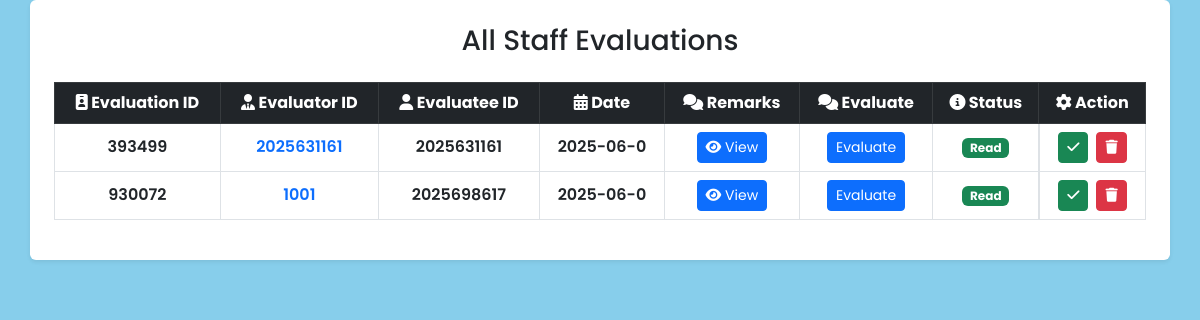
The app's page /admin/view_evaluate.php, older data.
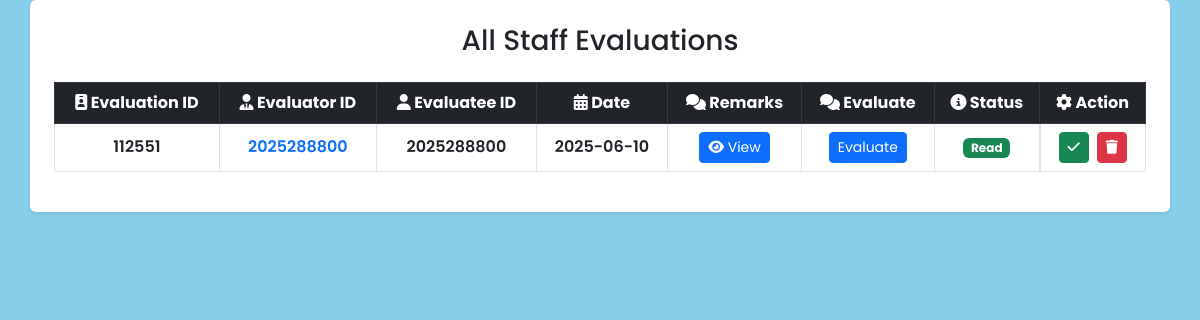
The same page, newer data.
### tables this page shows
CREATE TABLE `performance` (
  `performID` int(15) NOT NULL,
  `evaluatorID` int(10) NOT NULL,
  `evaluateeID` int(10) NOT NULL,
  `evaluateDate` varchar(15) NOT NULL,
  `remarks` text NOT NULL,
  `status` varchar(15) NOT NULL
);

### admin/view_evaluate.php (the view, shortened to what this page needs)
<?php
include('../config/database.php');
?>
<!DOCTYPE html>
<html lang="en">
<head>
    <link rel="stylesheet" href="https://cdnjs.cloudflare.com/ajax/libs/font-awesome/6.5.0/css/all.min.css"
 />
  <link href="https://cdn.lineicons.com/4.0/lineicons.css" rel="stylesheet" />
  <link href="https://cdn.jsdelivr.net/npm/bootstrap@5.3.0-alpha3/dist/css/bootstrap.min.css" rel="stylesheet"
>
  <link rel="stylesheet" href="https://cdn.datatables.net/2.3.2/css/dataTables.bootstrap5.min.css">
  <link rel="stylesheet" href="../css/view_staff.css">
</head>
<body>
<div class="container bg-white p-4 rounded shadow-sm">
    <h3 class="mb-4 text-center">All Staff Evaluations</h3>
    <div class="table-responsive">
        <table class="table table-bordered table-hover align-middle text-center" id="dataTable">
            <thead class="table-dark">
                <tr>
                    <th><i class="fa-solid fa-id-badge"></i> Evaluation ID</th>
                    <th><i class="fa-solid fa-user-tie"></i> Evaluator ID</th>
                    <th><i class="fa-solid fa-user"></i> Evaluatee ID</th>
                    <th><i class="fa-solid fa-calendar-days"></i> Date</th>
                    <th><i class="fa-solid fa-comments"></i> Remarks</th>
                    <th><i class="fa-solid fa-comments"></i> Evaluate</th>
                    <th><i class="fa-solid fa-circle-info"></i> Status</th>
                    <th><i class="fa-solid fa-gear"></i> Action</th>
                </tr>
            </thead>
            <tbody>
                <?php
                $viewQuery = $conn->prepare('SELECT * FROM performance');
                $viewQuery->execute();
                $result = $viewQuery->get_result();
                while ($row = $result->fetch_assoc()) {
                ?>
                <tr>
                    <td><?php echo $row['performID']; ?></td>
                    <td><a href="admin_sidebar.php?page=view_staff"><?php echo $row['evaluatorID']; ?></a></td>
                    <td><?php echo $row['evaluateeID']; ?></td>
                    <td><?php echo $row['evaluateDate']; ?></td>
                    <td>
                          <form action="?page=view_inbox" method="POST">
                                    <button type="submit" class="btn btn-sm btn-primary">
                                        <i class="fa-solid fa-eye"></i> View
                                    </button>
                                </form>
                    </td>
                    <td>
                            <button type="button" class="btn btn-sm btn-primary" data-bs-toggle="modal" data-bs-target="#myModal">
                             Evaluate
                            </button>
                    </td>
                    <td>
                        <span class="badge <?php echo $row['status'] == 'Read' ? 'bg-success' : 'bg-warning text-dark'; ?>">
                            <?php echo $row['status']; ?>
                        </span>
                    </td>
                    <td class="d-flex justify-content-center gap-2">
                        <form action="../functions/update.php" method="post">
                            <button type="submit" name="mark_read" class="btn btn-success btn-sm">
                                <i class="fa-solid fa-check"></i>
                            </button>
                        </form>
                        <form action="../functions/delete.php" method="post">
                            <button type="submit" name="delete" class="btn btn-danger btn-sm">
                                <i class="fa-solid fa-trash"></i>
                            </button>
                        </form>
                    </td>
                </tr>
                <?php } ?>
            </tbody>
        </table>
    </div>
</div>
</body>
</html>

Row changes from the older to the newer data that the page shows:
removed performance: performID "393499", evaluatorID "2025631161", evaluateeID "2025631161", evaluateDate "2025-06-0", status "Read"
removed performance: performID "930072", evaluatorID "1001", evaluateeID "2025698617", evaluateDate "2025-06-0", status "Read"
added performance: performID "112551", evaluatorID "2025288800", evaluateeID "2025288800", evaluateDate "2025-06-10", status "Read"
